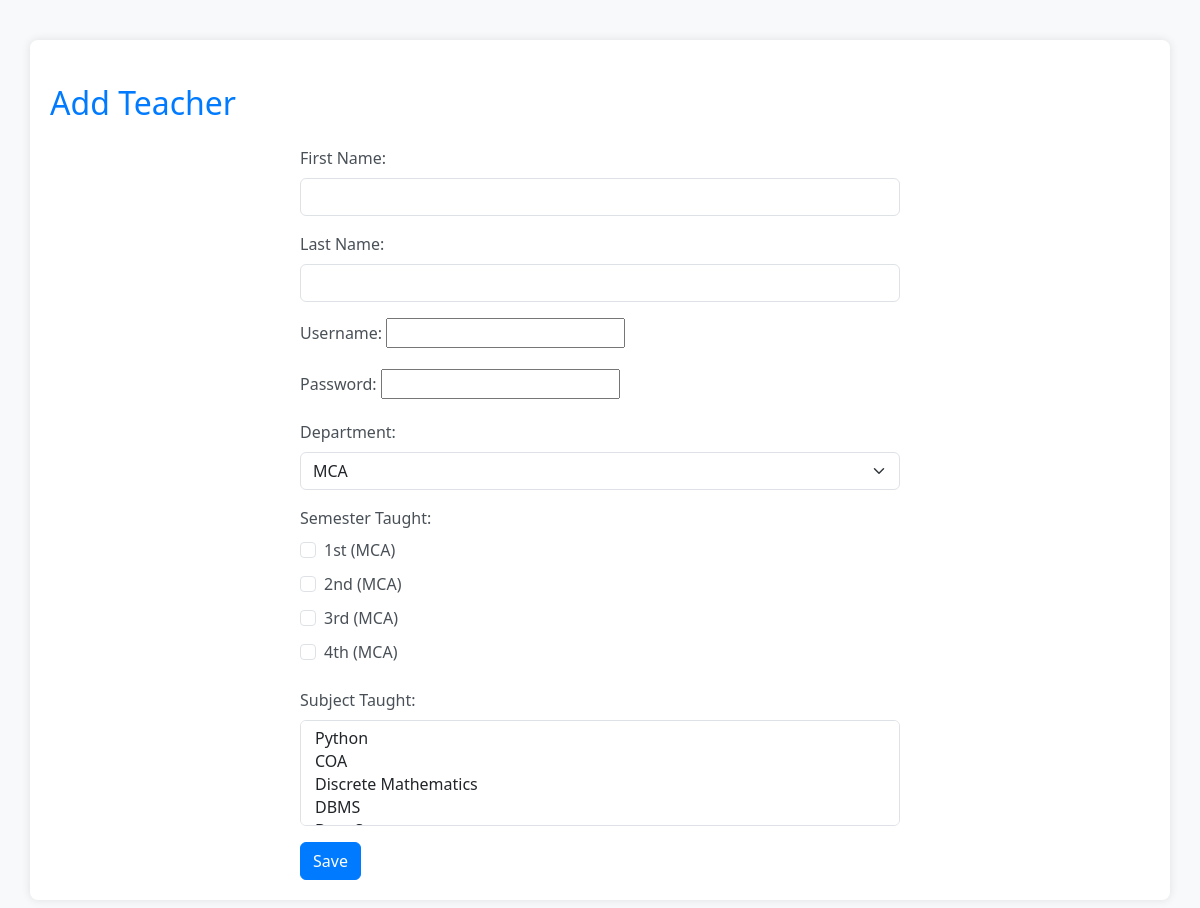
The page /add_teacher/ (signed in) on the database its author committed.
### TestApp/models.py (models this page shows, shortened)
class Semester(models.Model):
    semester=models.CharField(max_length=10,choices=sem,default='Select Semester')
    department=models.ForeignKey(Department,on_delete=models.CASCADE)

class Department(models.Model):
    name=models.CharField(max_length=10,choices=dept,default="Select Department")
    def __str__(self):
        return self.name

### TestApp/views.py (the view, shortened to what this page needs)
# urls.py: path('add_teacher/',views.add_teacher_view,name='add_teacher'),
@login_required(login_url='adminlogin')
@user_passes_test(is_admin)
def add_teacher_view(request):
    mydict = {'userForm': forms.TeacherUserForm(),
              'dept': models.Department.objects.all(),
              'semester': models.Semester.objects.all(),
              'sub':models.Subject.objects.all()}
    return render(request, 'add_teacher.html', context=mydict)

### TestApp/forms.py
class TeacherUserForm(forms.ModelForm):
    class Meta:
        model=User
        fields=['username','password']
        widgets={
            'password': forms.PasswordInput()
        }

### TestApp/views.py (called while the page is built)
def is_admin(user):
    if (user is not None) and (user.is_staff):
        return True

### templates/add_teacher.html (shortened to what this page needs)
{% load widget_tweaks %}
<!DOCTYPE html>
<html lang="en">
<head>
    <link href="https://cdn.jsdelivr.net/npm/bootstrap@5.3.0/dist/css/bootstrap.min.css" rel="stylesheet">
</head>
<body>
    <div class="container">
        <h2 class="mt-4 mb-4">Add Teacher</h2>
        <form method="post">
            <div class="mb-3">
                <label for="id_first_name" class="form-label">First Name:</label>
                <input type="text" class="form-control" name="first_name" id="id_first_name" required>
            </div>
            <div class="mb-3">
                <label for="id_last_name" class="form-label">Last Name:</label>
                <input type="text" class="form-control" name="last_name" id="id_last_name" required>
            </div>
            <div class="mb-3">
                {{ userForm.username.label_tag }}
                {{ userForm.username }}
            </div>
            <div class="mb-3">
                {{ userForm.password.label_tag }}
                {{ userForm.password }}
            </div>
            <div class="mb-3">
                <label for="id_dept" class="form-label">Department:</label>
                <select class="form-select" name="dept" id="id_dept" required>
                    {% for d in dept %}
                        <option value="{{ d.id }}">{{ d.name }}</option>
                    {% endfor %}
                </select>
            </div>
            <div class="mb-3">
                <label class="form-label">Semester Taught:</label>
                {% for sem in semester %}
                    <div class="form-check">
                        <input class="form-check-input" type="checkbox" name="semester" value="{{ sem.id }}" id="check{{ forloop.counter }}">
                        <label class="form-check-label" for="check{{ forloop.counter }}">
                            {{ sem.semester }} ({{ sem.department }})
                        </label>
                    </div>
                {% endfor %}
            </div>
            <div class="mb-3">
                <label for="id_sub_tat" class="form-label">Subject Taught:</label>
                <select class="form-select" name="sub_tat" id="id_sub_tat" multiple required>
                    {% for s in sub %}
                        <option value="{{s.id}}">{{s.name}}</option>
                    {% endfor %}
                </select>
            </div>
            <button type="submit" class="btn btn-primary">Save</button>
        </form>
    </div>
</body>
</html>

### templates/add_teacher.html (style rules this page uses)
body { padding: 20px; background-color: #f8f9fa; }
.container { background-color: #fff; padding: 20px; border-radius: 8px; box-shadow: 0 0 10px rgba(0, 0, 0, 0.1); margin-top: 20px; }
form { max-width: 600px; margin: 0 auto; }
label { margin-bottom: 0.5rem; color: #495057; }
h2 { color: #007bff; }
.form-check-label { color: #495057; }
.btn-primary { background-color: #007bff; border-color: #007bff; }

### rows shown on the page
Semester: semester "1st", department "MCA"
Semester: semester "2nd", department "MCA"
Semester: semester "3rd", department "MCA"
Semester: semester "4th", department "MCA"

### other values the page prints
{{ userForm.username.label_tag }} "Username:"
{{ userForm.password.label_tag }} "Password:"
form field dept "MCA"
